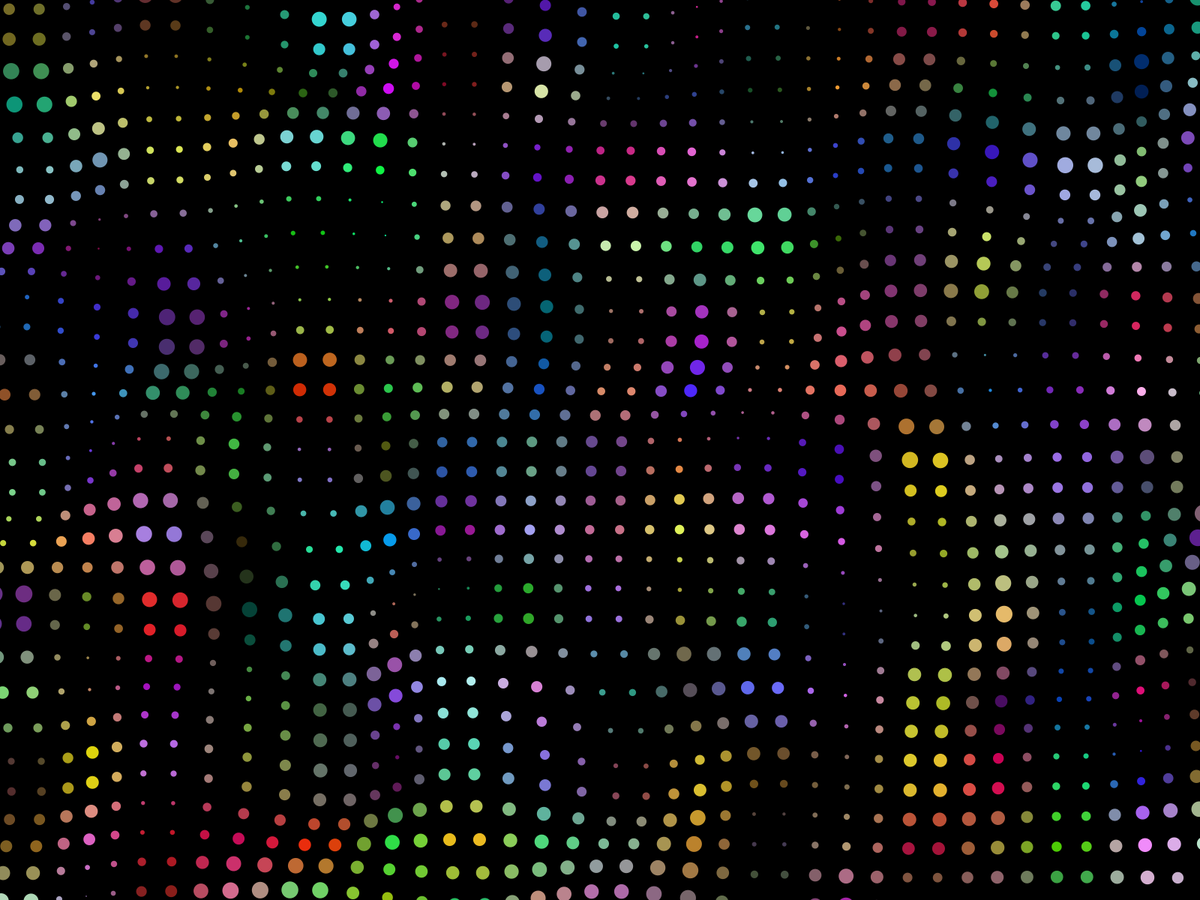
Frame 1 (no input)
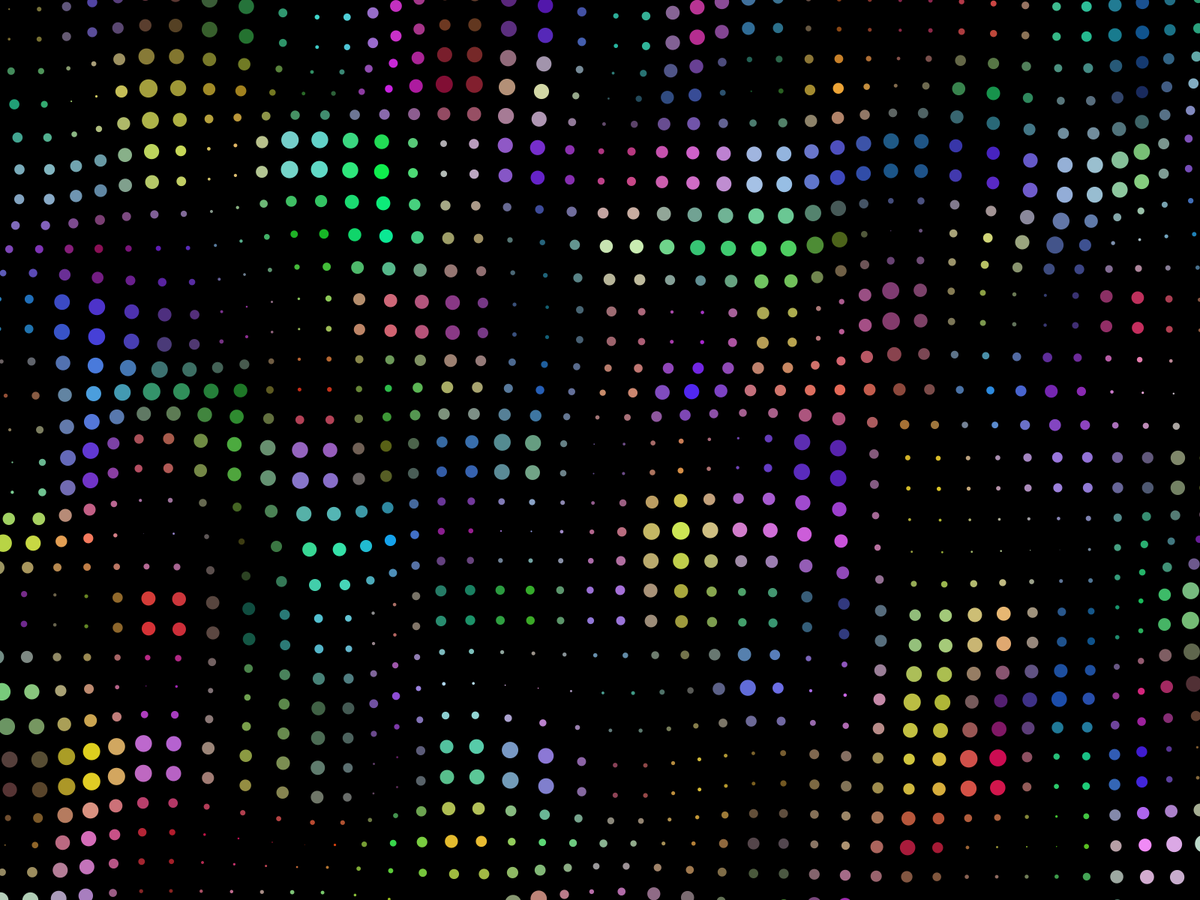
Frame 60 (the mouse pressed at the canvas centre just before this capture)
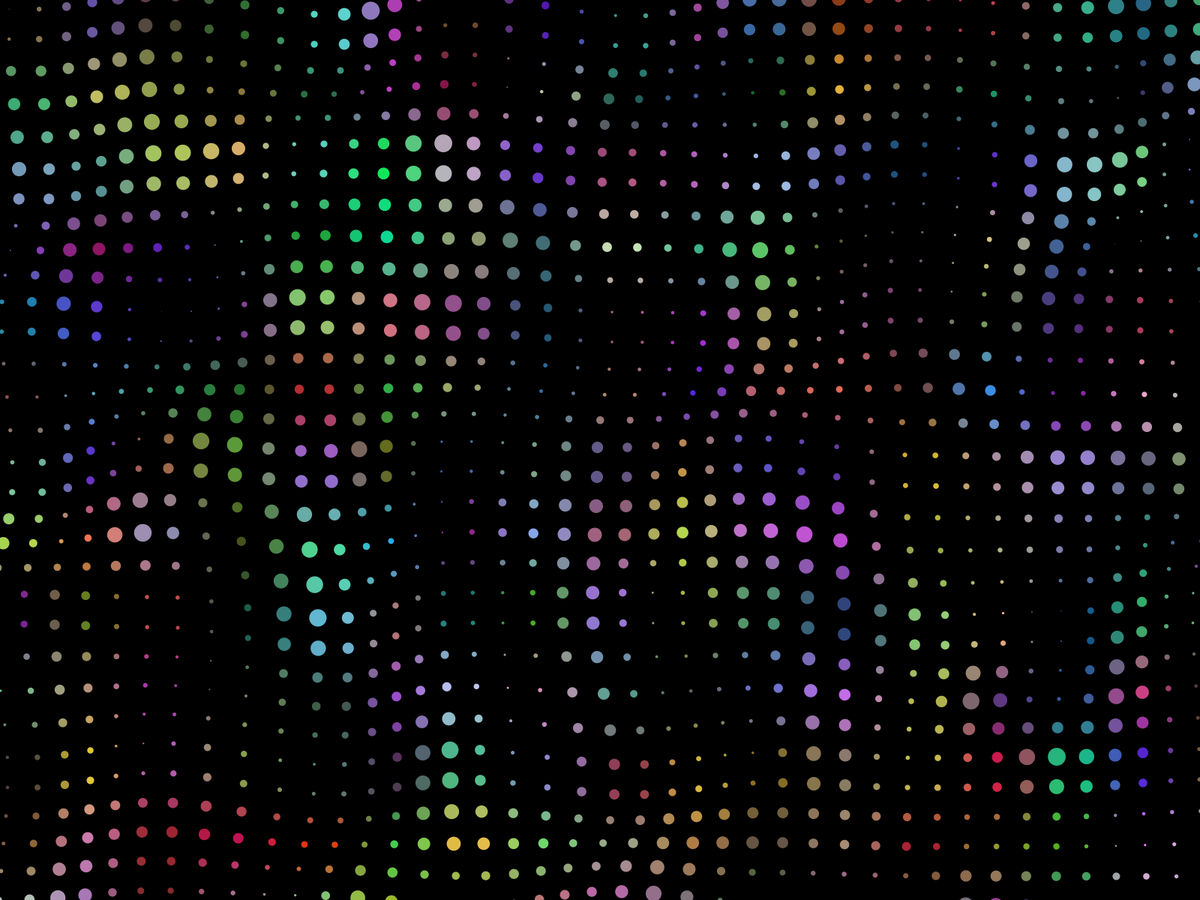
Frame 120 (the mouse held since frame 60 and released just before this capture)

The Processing sketch that drew these frames (run headless with seeded random() and noise(); from frame 60 on, the mouse is pressed at the canvas centre):

// Processing sketch: circleGrid
// ── circleGrid.pde
void setup()
{
  fullScreen();
  noStroke();
  noiseDetail(1,1);
}

void draw()
{
  background(0);
  for (int x = -20; x < width; x += 40)
  {
    for (int y = -20; y < height; y += 40)
    {
      fill(
        (noise(x * .01 + 300, y * .01 + 300, millis() * 0.0001) * 510) % 256,
        (noise(x * .01 + 100, y * .01 + 100, millis() * 0.0001) * 510) % 256,
        (noise(x * .01 + 200, y * .01 + 200, millis() * 0.0001) * 510) % 256);
      circle(x + noise(x * .005, y * .005, millis() * 0.0001) * 100, y + noise(x * .005, y * .005, millis() * 0.0001) * 100, noise(x * .01 + millis() * 0.0001, y * .01 + millis() * 0.001, millis() * 0.001) * 50);
    }
  }
}
